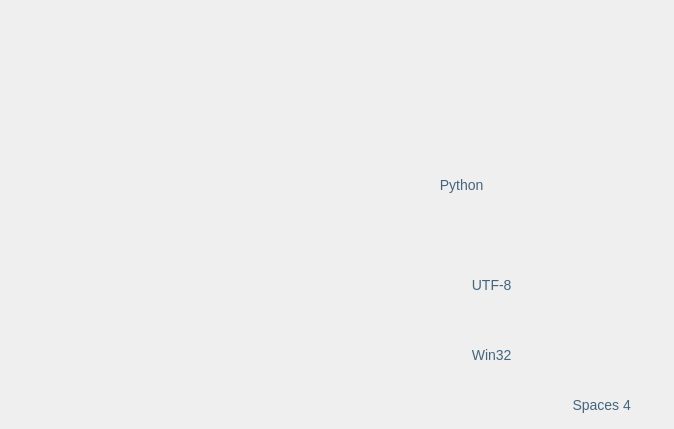
                  <widget class="QWidget" name="tab_4">
                   <attribute name="title">
                    <string>Page</string>
                   </attribute>
                   <widget class="QPushButton" name="pushButton_18">
                    <property name="geometry">
                     <rect>
                      <x>410</x>
                      <y>170</y>
                      <width>115</width>
                      <height>30</height>
                     </rect>
                    </property>
                    <property name="minimumSize">
                     <size>
                      <width>0</width>
                      <height>30</height>
                     </size>
                    </property>
                    <property name="maximumSize">
                     <size>
                      <width>16777215</width>
                      <height>30</height>
                     </size>
                    </property>
                    <property name="styleSheet">
                     <string notr="true">QPushButton{
border-style: none;
color: rgb(68, 100, 124);
font-size: 14px;
}
QPushButton:hover{
	background-color: rgb(19, 28, 35);

}</string>
                    </property>
                    <property name="text">
                     <string>Python   </string>
                    </property>
                   </widget>
                   <widget class="QPushButton" name="pushButton_19">
                    <property name="geometry">
                     <rect>
                      <x>440</x>
                      <y>270</y>
                      <width>115</width>
                      <height>30</height>
                     </rect>
                    </property>
                    <property name="minimumSize">
                     <size>
                      <width>0</width>
                      <height>30</height>
                     </size>
                    </property>
                    <property name="maximumSize">
                     <size>
                      <width>16777215</width>
                      <height>30</height>
                     </size>
                    </property>
                    <property name="styleSheet">
                     <string notr="true">QPushButton{
border-style: none;
color: rgb(68, 100, 124);
font-size: 14px;
}
QPushButton:hover{
	background-color: rgb(19, 28, 35);

}</string>
                    </property>
                    <property name="text">
                     <string>UTF-8   </string>
                    </property>
                   </widget>
                   <widget class="QPushButton" name="pushButton_20">
                    <property name="geometry">
                     <rect>
                      <x>440</x>
                      <y>340</y>
                      <width>115</width>
                      <height>30</height>
                     </rect>
                    </property>
                    <property name="minimumSize">
                     <size>
                      <width>0</width>
                      <height>30</height>
                     </size>
                    </property>
                    <property name="maximumSize">
                     <size>
                      <width>16777215</width>
                      <height>30</height>
                     </size>
                    </property>
                    <property name="styleSheet">
                     <string notr="true">QPushButton{
border-style: none;
color: rgb(68, 100, 124);
font-size: 14px;
}
QPushButton:hover{
	background-color: rgb(19, 28, 35);

}</string>
                    </property>
                    <property name="text">
                     <string>Win32   </string>
                    </property>
                   </widget>
                   <widget class="QPushButton" name="pushButton_21">
                    <property name="geometry">
                     <rect>
                      <x>550</x>
                      <y>390</y>
                      <width>115</width>
                      <height>30</height>
                     </rect>
                    </property>
                    <property name="minimumSize">
                     <size>
                      <width>0</width>
                      <height>30</height>
                     </size>
                    </property>
                    <property name="maximumSize">
                     <size>
                      <width>16777215</width>
                      <height>30</height>
                     </size>
                    </property>
                    <property name="styleSheet">
                     <string notr="true">QPushButton{
border-style: none;
color: rgb(68, 100, 124);
font-size: 14px;
}
QPushButton:hover{
	background-color: rgb(19, 28, 35);

}</string>
                    </property>
                    <property name="text">
                     <string>Spaces 4   </string>
                    </property>
                   </widget>
                   <widget class="QPushButton" name="pushButton_27">
                    <property name="geometry">
                     <rect>
                      <x>230</x>
                      <y>220</y>
                      <width>32</width>
                      <height>32</height>
                     </rect>
                    </property>
                    <property name="styleSheet">
                     <string notr="true">QPushButton{
border-style: none;
color: rgb(68, 100, 124);
font-size: 14px;
}
QPushButton:hover{
	background-color: rgb(19, 28, 35);

}</string>
                    </property>
                    <property name="text">
                     <string/>
                    </property>
                    <property name="icon">
                     <iconset>
                      <normaloff>cil-user.png</normaloff>cil-user.png</iconset>
                    </property>
                   </widget>
                   <widget class="QPushButton" name="pushButton_28">
                    <property name="geometry">
                     <rect>
                      <x>270</x>
                      <y>250</y>
                      <width>32</width>
                      <height>32</height>
                     </rect>
                    </property>
                    <property name="styleSheet">
                     <string notr="true">QPushButton{
border-style: none;
color: rgb(68, 100, 124);
font-size: 14px;
}
QPushButton:hover{
	background-color: rgb(19, 28, 35);

}</string>
                    </property>
                    <property name="text">
                     <string/>
                    </property>
                    <property name="icon">
                     <iconset>
                      <normaloff>cil-3d.png</normaloff>cil-3d.png</iconset>
                    </property>
                   </widget>
                   <widget class="QPushButton" name="pushButton_29">
                    <property name="geometry">
                     <rect>
                      <x>310</x>
                      <y>290</y>
                      <width>32</width>
                      <height>32</height>
                     </rect>
                    </property>
                    <property name="styleSheet">
                     <string notr="true">QPushButton{
border-style: none;
color: rgb(68, 100, 124);
font-size: 14px;
}
QPushButton:hover{
	background-color: rgb(19, 28, 35);

}</string>
                    </property>
                    <property name="text">
                     <string/>
                    </property>
                    <property name="icon">
                     <iconset>
                      <normaloff>cil-link.png</normaloff>cil-link.png</iconset>
                    </property>
                   </widget>
                  </widget>
